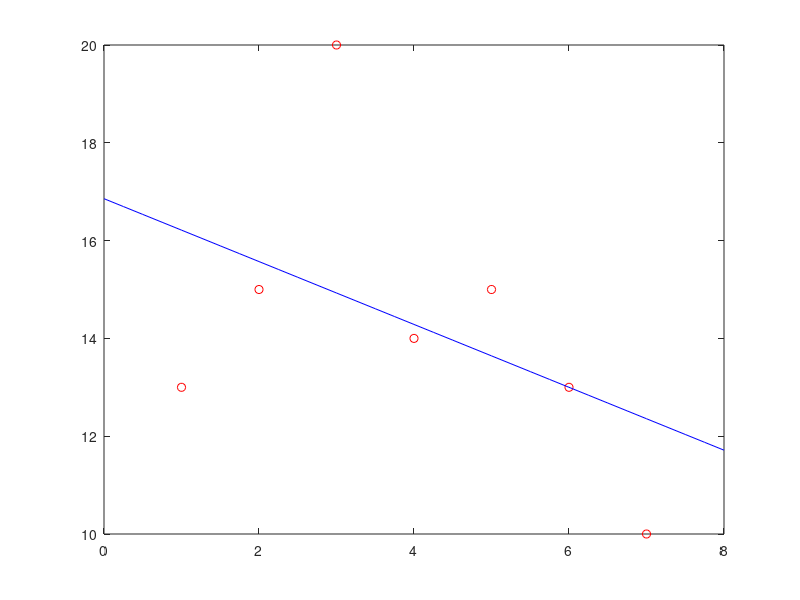
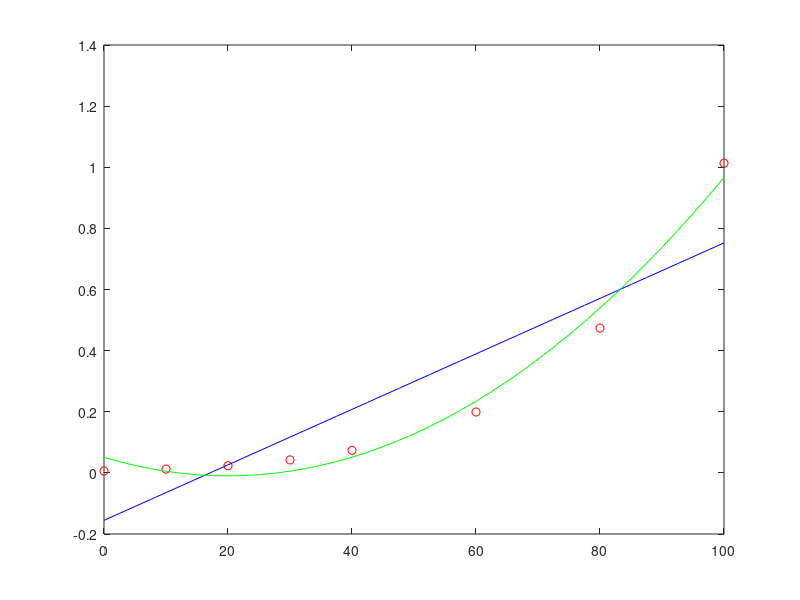
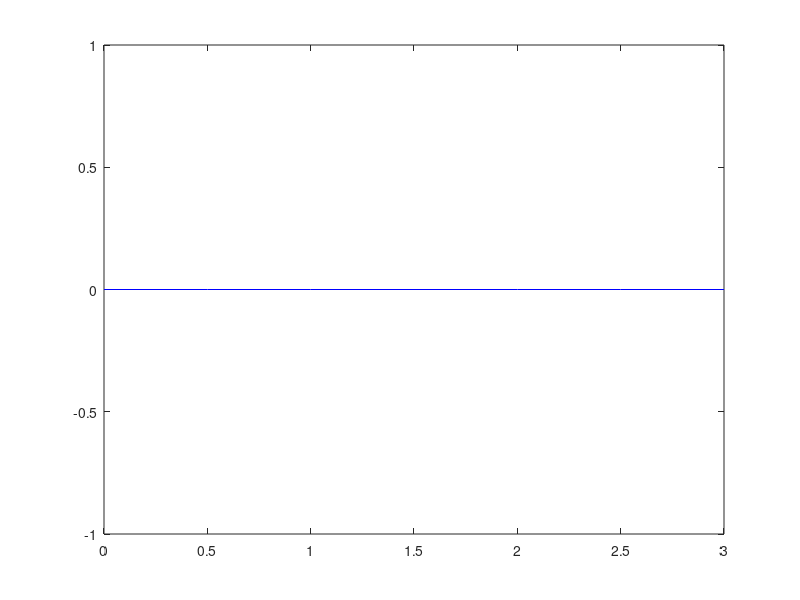
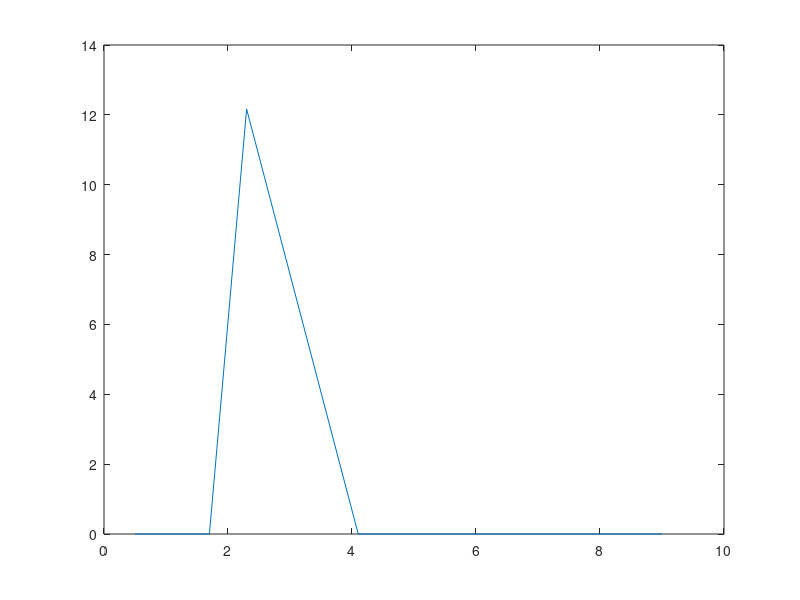

These figures' MATLAB source, in order:
% 1 %%%%%%%%%%%%%%%%%%%%%%%%%%%%%%%%%%%%%%%%%%%%%%%%%%%%%%%%%%%%%%%%%%%%

fprintf('--- 1 ---------------------------------------------------\n\n')

time= 1:1:7;
temp= [13 15 20 14 15 13 10];
m= length(time);

a= (m .* sum(time .* temp) - sum(time) .* sum(temp)) ./ ...
    (m .* sum(time .^ 2) - sum(time) .^ 2);
b= (sum(time.^ 2).* sum(temp)- sum(time .* temp).* sum(time)) ./ ...
    (m.* sum(time.^ 2)- sum(time).^ 2);

time0= 8;
temp0= a* time0+ b

E= sum((temp- a.* time+ b).^ 2)

time0= 0:0.25:8;
temp0= a.* time0+ b;

figure(1)
plot(time, temp, 'ro')
hold on
plot(time0, temp0, 'b')
hold off



% 2 %%%%%%%%%%%%%%%%%%%%%%%%%%%%%%%%%%%%%%%%%%%%%%%%%%%%%%%%%%%%%%%%%%%%

fprintf('--- 2 ---------------------------------------------------\n\n')

time= [0 10 20 30 40 60 80 100];
press= [0.0061 0.0123 0.0234 0.0424 0.0738 0.1992 0.4736 1.0133];


% a

fprintf('--- a\n\n')

p1= polyfit(time, press, 1);
p2= polyfit(time, press, 2);

x0= 45;
p1_x0= polyval(p1, x0)
p2_x0= polyval(p2, x0)

p_x0=0.095848;
error1= abs(p_x0 - p1_x0)
error2= abs(p_x0 - p2_x0)


% b

fprintf('--- b\n\n')

x0= 0:2.5:100;
p1_x0= polyval(p1, x0);
p2_x0= polyval(p2, x0);

figure(2)
plot(time, press, 'ro')
hold on
plot(x0, p1_x0, 'b')
plot(x0, p2_x0, 'g')
hold off



% 3 %%%%%%%%%%%%%%%%%%%%%%%%%%%%%%%%%%%%%%%%%%%%%%%%%%%%%%%%%%%%%%%%%%%%

fprintf('--- 3 ---------------------------------------------------\n\n')

figure(3)
axis([0 3 0 5]);
[x,y] = ginput(10);
[x, indices]= sort(x);
y= y(indices);
xmin= min(0);
xmax= max(length(x));

p2= polyfit(x, y, 2);
x0= 0:0.5:3;
p2_x0= polyval(p2, x0);

plot(x, y, 'ro')
hold on
plot(x0, p2_x0, 'b')
hold off



% FACULATIVE %%%%%%%%%%%%%%%%%%%%%%%%%%%%%%%%%%%%%%%%%%%%%%%%%%%%%%%%%%%
fprintf('- FACULTATIVE -------------------------------------------\n\n')


% 4 %%%%%%%%%%%%%%%%%%%%%%%%%%%%%%%%%%%%%%%%%%%%%%%%%%%%%%%%%%%%%%%%%%%%

fprintf('--- 4 ---------------------------------------------------\n\n')


x0 = [0.5 1.7 2.3 4.1 5 5.8 6.3 6.9 7.9 8 8.1 9];
f0 = x0.^3;

A = zeros(length(x0));
b = [];

for k = 1 : length(x0)
    s = 0;
    for j = 1 : length(x0)
        s = s + 1 * f0(j) * x0(j) ^ k;
    end
    b(k) = s;
    
    for i = 1: length(x0)
        s1 = 0;
        for j = 1 : length(x0)
            s1 = s1 + 1 * x0(j) ^ i * x0(j) ^ k;
        end
        A(k, i) = s1;
    end
end

b = reshape(b, [], 1)
x = linsolve(A, b);

fi = [];
for i = 1: length(x0)
    fi(i) = x(i)*(x0(i)^i);
end

figure(4)
plot(x0, fi);









